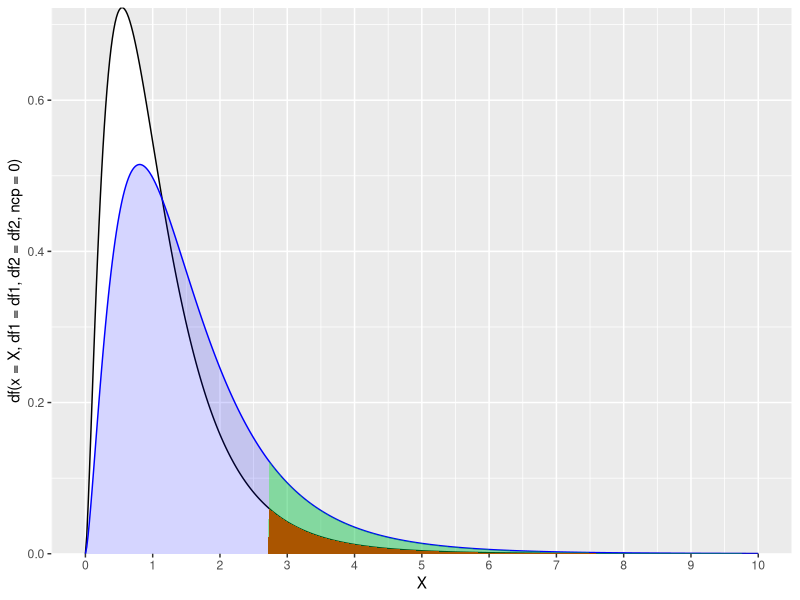

The R source for this figure:
rm(list=ls())
cat("\014")
VarX <- 30
VarY <- 40
nX <- 6
dfX <- nX-1
nY <- 21
dfY <- nY-1
Fcal <- (VarX/dfX)/(VarY/dfY)
Pvalor <- pf(Fcal, dfX,dfY, lower.tail = FALSE)
Ftab <- qf(0.05, dfX, dfY, lower.tail = F)
Poder <- pf(Ftab*(1/3), dfX, dfY)

library(ggplot2)
df1 <- 5
df2 <- 20
Alpha <- 0.05

df <- data.frame(X = seq(from = 0, to = 10, length = 500))

p <- ggplot(data=df, mapping=aes(x = X, y = df(x = X, df1 = df1, df2 = df2, ncp=0)))+
  geom_area(color="black", fill="white")
p <- p + geom_area(aes(x=X, y=df(x = X, df1 = df1, df2 = df2, ncp=2)), color="blue", fill="blue", alpha = 1/6) ## this is the only line I've changed.
p <- p + scale_y_continuous(expand = c(0, 0)) + scale_x_continuous(breaks=seq(0, 10, 1))
p <- p + geom_area(data = subset(df, X > qf(p = 1-Alpha, df1 = df1, df2 = df2, ncp=0)), fill = "red")
p <- p + geom_area(data = subset(df, X > qf(p = 1-Alpha, df1 = df1, df2 = df2, ncp=0)),
                   aes(x=X, y=df(x = X, df1 = df1, df2 = df2, ncp=2)), fill = "green", alpha=1/3)
p